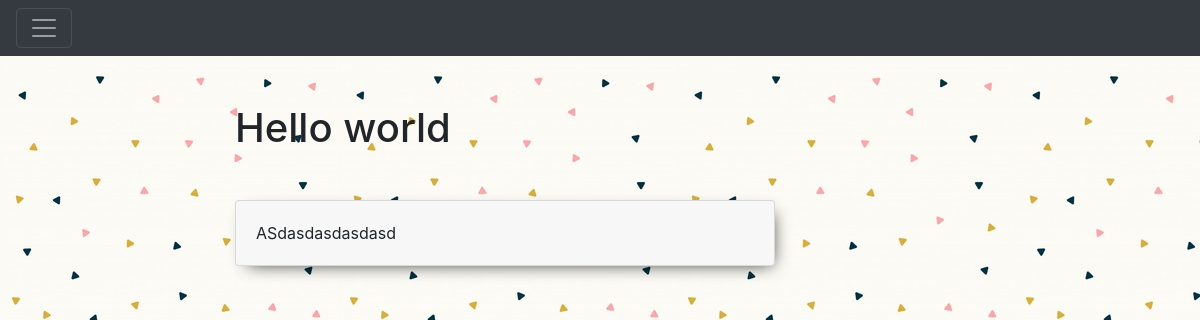
/blog/post/hello-world-1552064059/, run on an earlier commit of the app's database.
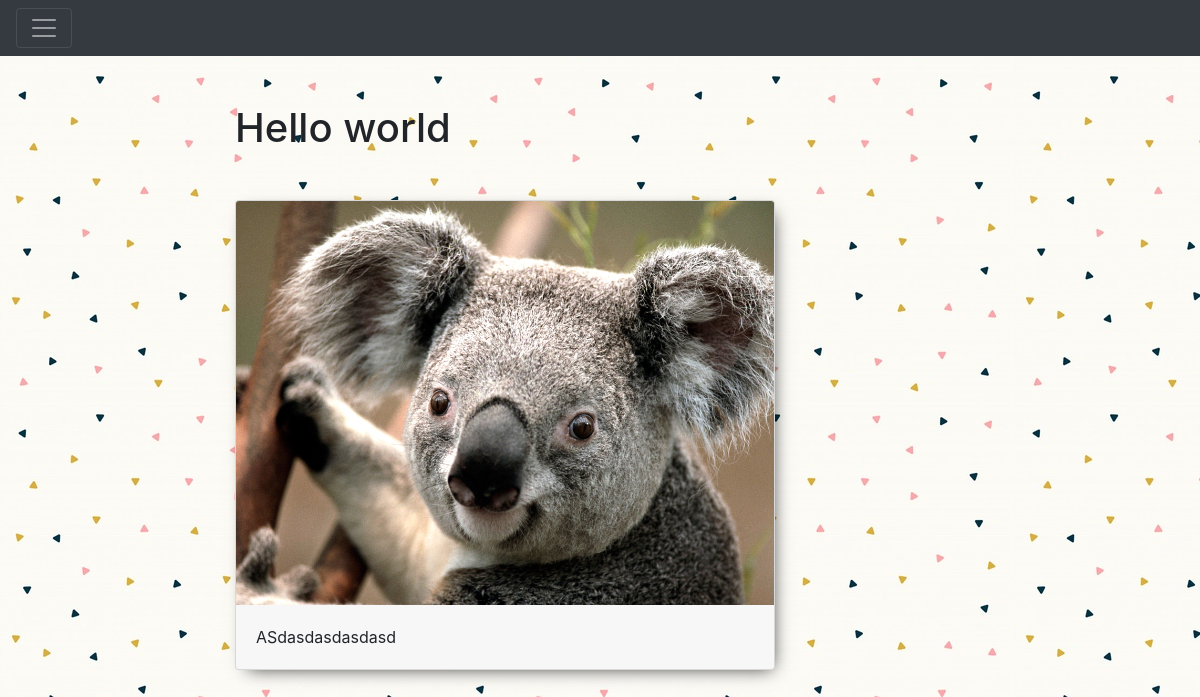
And on a later commit of the database.
### blog/models.py (models this page shows, shortened)
class Post(models.Model):
    title = models.CharField(max_length=150, db_index=True)
    slug = models.SlugField(max_length=150, unique=True,blank=True)
    body = models.TextField(blank=True, db_index=True)
    date_pub = models.DateTimeField(auto_now_add=True)
    tags = models.ManyToManyField('Tag', blank=True, related_name='posts')
    img = models.ImageField(upload_to='images/', null=True, blank=True)

### blog/views.py (the view)
# urls.py: path('post/<str:slug>/', PostDetail.as_view(), name='post_detail_url' ),
class PostDetail(ObjectDetailMixin, View):
    model = Post
    template = 'blog/post_detail.html'

### blog/utils.py (called while the page is built)
    def get(self, request, slug):
        obj = get_object_or_404(self.model, slug__iexact=slug)
        return render(request, self.template, context={self.model.__name__.lower():obj, 'admin_object':obj, 'detail': True})

### blog/templates/blog/post_detail.html (shortened to what this page needs)
{% extends 'blog/base_blog.html' %}
{% block content %}
    <h1 class="mb-5">
    {{post.title}}
  </h1>
<div class="card">
  {% if post.img %}
    <img class="card-img-top" src="{{ post.img.url  }}" width="400" >
  {%endif%}
  <div class="card-body">
    <p class="card-text"> {{post.body}}</p>
  </div>
</div>
{% endblock %}

What changed in the data, as far as the page shows it:
changed Post "Hello world": img: picture added
